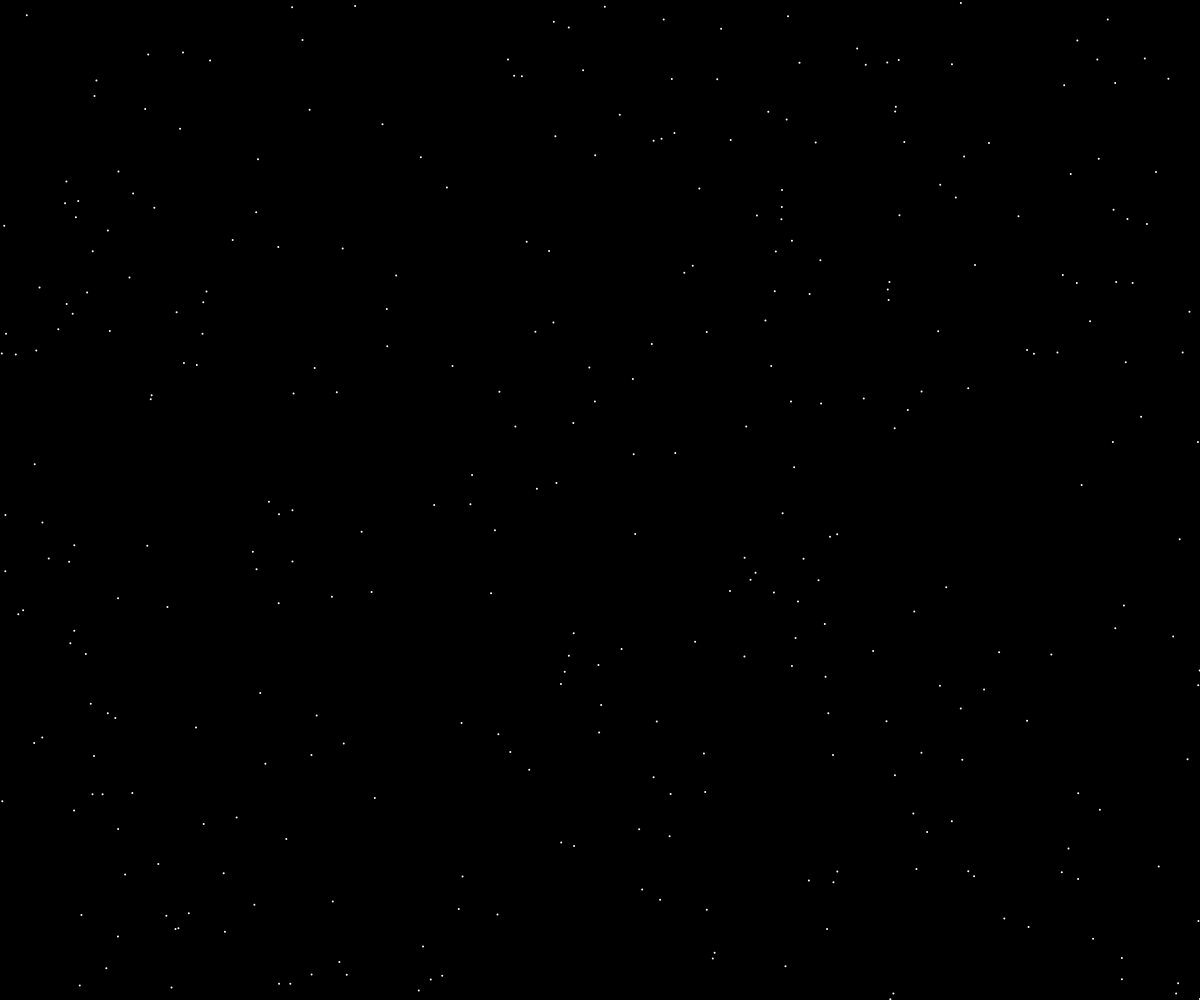
Frame 1 (no input)
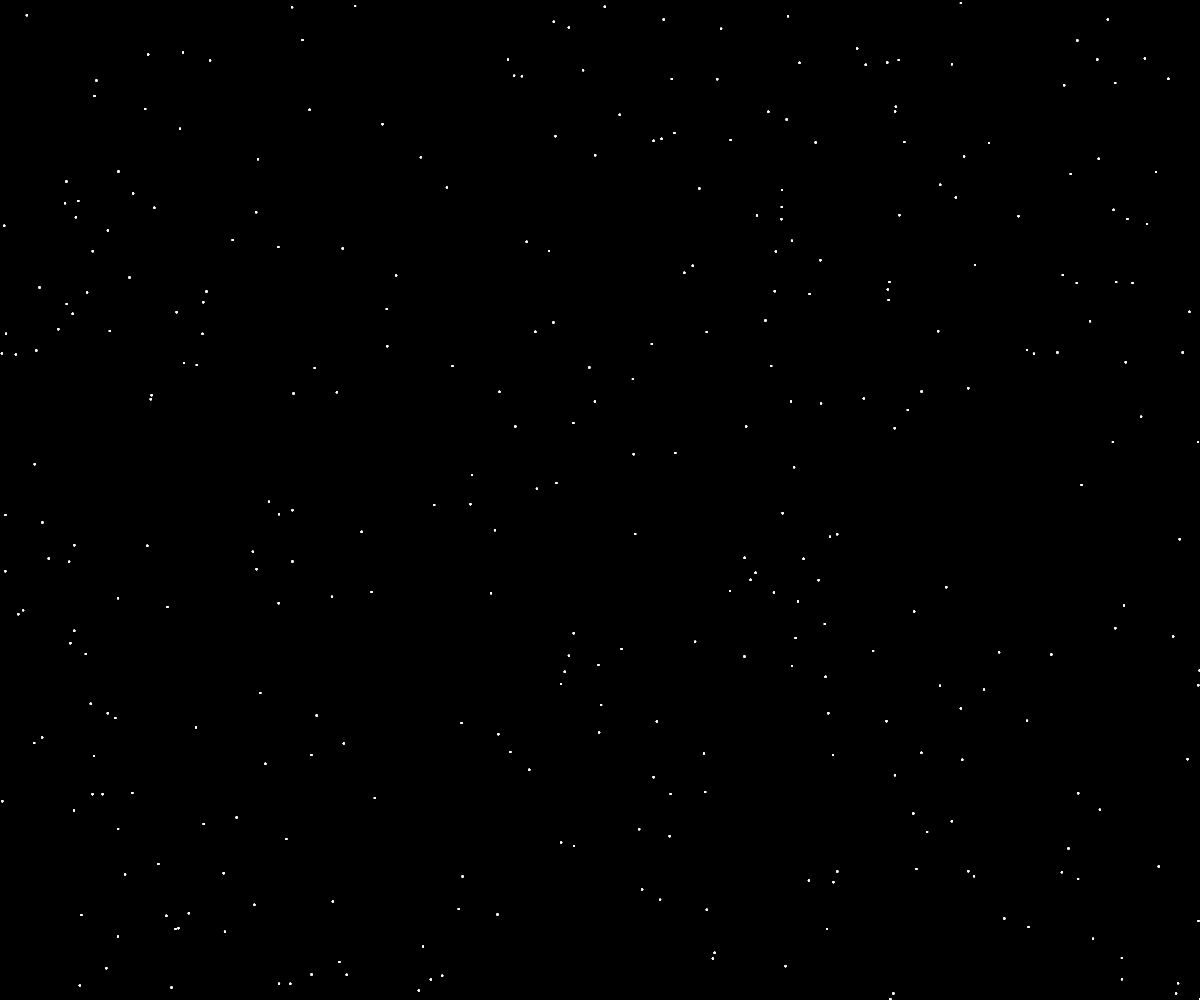
Frame 60 (no input)
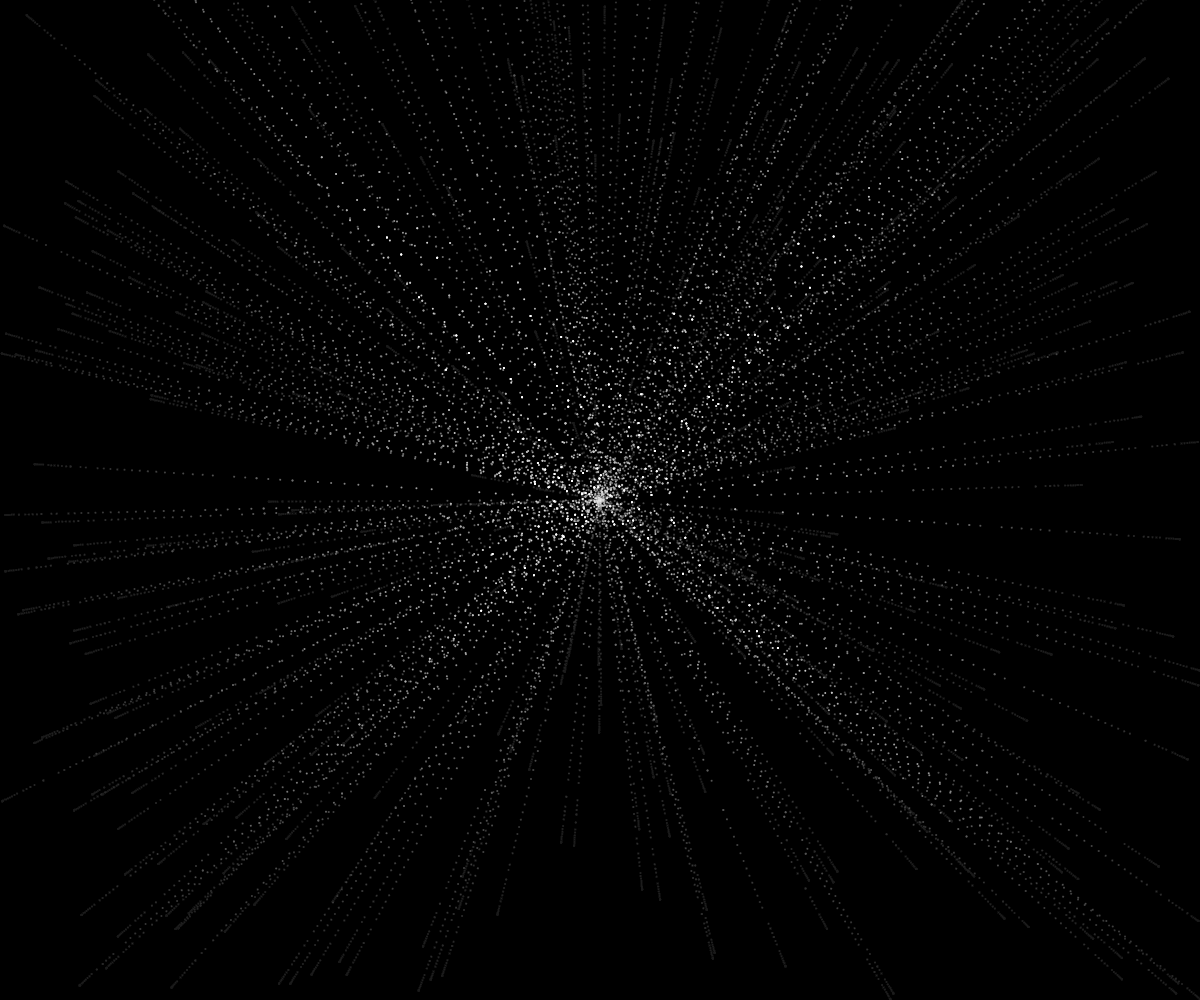
Frame 120 (the mouse pressed at the canvas centre since frame 60)

The p5.js sketch that drew these frames (run headless with seeded random() and noise() and a simulated clock; from frame 60 on, the mouse is pressed at the canvas centre):

// p5.js sketch
// ── sketch.js
particles = [];

function setup() {
  createCanvas(windowWidth, windowHeight);
  background(0);
  noCursor();

  for(let i=0;i<400;i++){
    particles.push(new Particle(random(-width/2,width/2),random(-width/2 - 100,width/2 - 100)))
  }


}

function draw() {
  background(0,10);
  for(let i=0;i<particles.length;i++){
    let p = particles[i];
    setTimeout(function(){
      let centerVec = createVector(0,0);
      vec = p5.Vector.sub(centerVec,p.pos);
      direction = vec.normalize();
      direction.mult(0.3)
      p.applyForce(direction)
      p.update();
    },2000)

    if(p.isDone){
      particles.splice(i,1);
    }

    p.display();
  }
}


class Particle {
  constructor(x, y) {
    this.pos = createVector(x, y);
    this.vel = createVector();
    this.acc = createVector();
    this.isDone = false;
  }
  update() {
    this.vel.add(this.acc);
    this.pos.add(this.vel);
    this.acc.mult(0);

    if(this.pos.x < 10 && this.pos.x > -10 && this.pos.y < 10&& this.pos.y > -10){
      this.isDone = true;
    }
  }
  applyForce( f ) {
    let force = f.copy();
    this.acc.add( force );
  }
  display() {
    push();
    translate(width/2,height/2)
    // rotate(frameCount*0.03)
    translate(this.pos.x,this.pos.y)
    noStroke();
    fill(255);
    ellipse(0, 0, 2,2);
    pop();
  }
}
